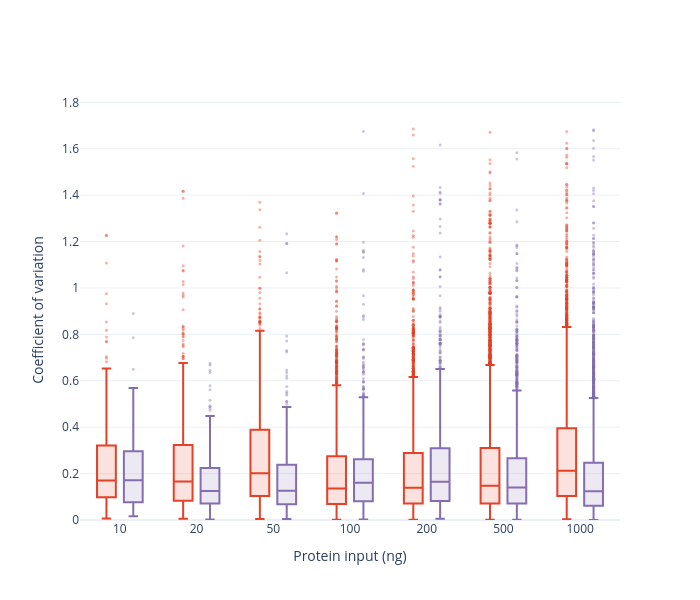

The notebook cell saved with this chart:
### Markdown cell above
# Figure 4b
Coefficient of variation of Class I phosphosite intensities across workflow replicates (n=3 per condition), FF vs FFPE, per protein input. CV is a per-feature quantitative metric — multiplicity is KEPT (per project policy). CV computed in linear space, requiring all 3 replicates valid.

### Code cell
# Figure 4b - replicate CV of Class I intensities, FF vs FFPE, per input (grouped box).
# Linear-space CV across the 3 reps, requiring all 3 valid; multiplicity KEPT.
def cv_per_input(reports):
    out = {}
    for ng in INPUTS:
        sd = process_ptm_site_report(reports[ng], cutoff=0.75)['site_data']
        cols = [c for c in sd.columns if c not in PROC_META]
        lin = np.power(2.0, sd[cols])
        n_valid = lin.notna().sum(axis=1)
        cv = lin.std(axis=1) / lin.mean(axis=1)
        cv = cv.where(n_valid >= len(cols))           # require all replicates valid
        out[ng] = cv.dropna()
    return out

cv_ff, cv_ffpe = cv_per_input(ff), cv_per_input(ffpe)
print('median CV  FF  : %.3f' % np.nanmedian(np.concatenate([v.values for v in cv_ff.values()])))
print('median CV  FFPE: %.3f' % np.nanmedian(np.concatenate([v.values for v in cv_ffpe.values()])))
print(pd.DataFrame({'FF_medianCV':   [round(float(np.nanmedian(cv_ff[ng])), 3)   for ng in INPUTS],
                    'FFPE_medianCV': [round(float(np.nanmedian(cv_ffpe[ng])), 3) for ng in INPUTS]},
                   index=INPUTS).to_string())

fig = go.Figure()
for label, cvd, color in [('Fresh-frozen', cv_ff, FF_COLOR), ('FFPE', cv_ffpe, FFPE_COLOR)]:
    fig.add_trace(go.Box(
        y=[v for ng in INPUTS for v in cvd[ng].values],
        x=[str(ng) for ng in INPUTS for _ in cvd[ng].values],
        name=label, boxpoints='outliers',
        marker=dict(size=3, color=color, opacity=0.4),
        line=dict(color=color), fillcolor=_hex_to_rgba(color, 0.15),
    ))
fig.update_layout(width=700, height=600, template='plotly_white', boxmode='group',
                  xaxis_title='Protein input (ng)', yaxis_title='Coefficient of variation', showlegend = False)
fig.update_xaxes(categoryorder='array', categoryarray=[str(n) for n in INPUTS])
fig.update_yaxes(range = [0, 1.81])
fig.show()
fig.write_image(r'figures/figure4/figure4b.pdf', width=700, height=600)

### Figure 1 — Plotly figure (JSON) as saved in the notebook; plotly's stock layout.template omitted (floating-point values rounded to 4 significant figures; data arrays with more than 128 entries replaced by an {"elided": "..."} marker saying what was removed)
{"data": [{"boxpoints": "outliers", "fillcolor": "rgba(230, 65, 38, 0.15)", "line": {"color": "#e64126"}, "marker": {"color": "#e64126", "opacity": 0.4, "size": 3}, "name": "Fresh-frozen", "type": "box", "x": {"elided": "18893 str values"}, "y": {"elided": "18893 float values"}}, {"boxpoints": "outliers", "fillcolor": "rgba(132, 109, 177, 0.15)", "line": {"color": "#846db1"}, "marker": {"color": "#846db1", "opacity": 0.4, "size": 3}, "name": "FFPE", "type": "box", "x": {"elided": "9860 str values"}, "y": {"elided": "9860 float values"}}], "layout": {"boxmode": "group", "height": 600, "showlegend": false, "width": 700, "xaxis": {"categoryarray": ["10", "20", "50", "100", "200", "500", "1000"], "categoryorder": "array", "title": {"text": "Protein input (ng)"}}, "yaxis": {"range": [0, 1.81], "title": {"text": "Coefficient of variation"}}}}
